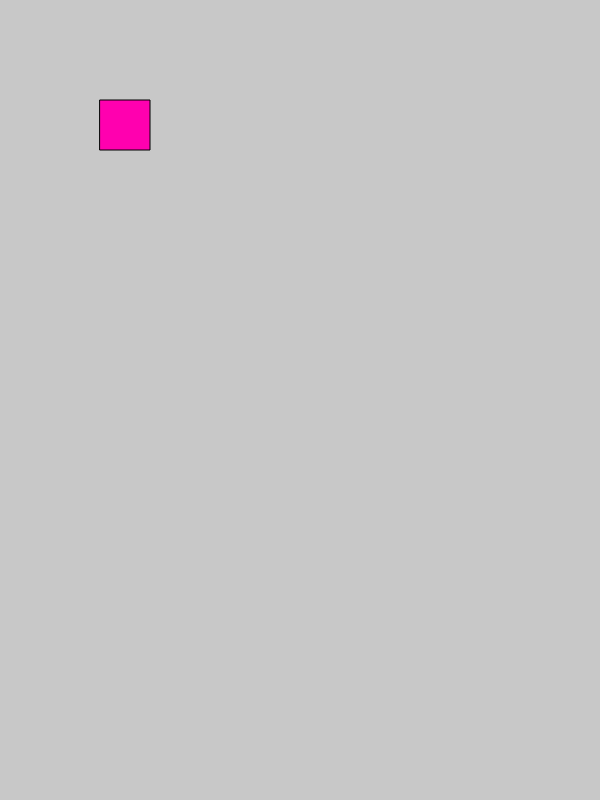
Frame 1 (no input)
Frame 60 (no input): identical to frame 1, image omitted
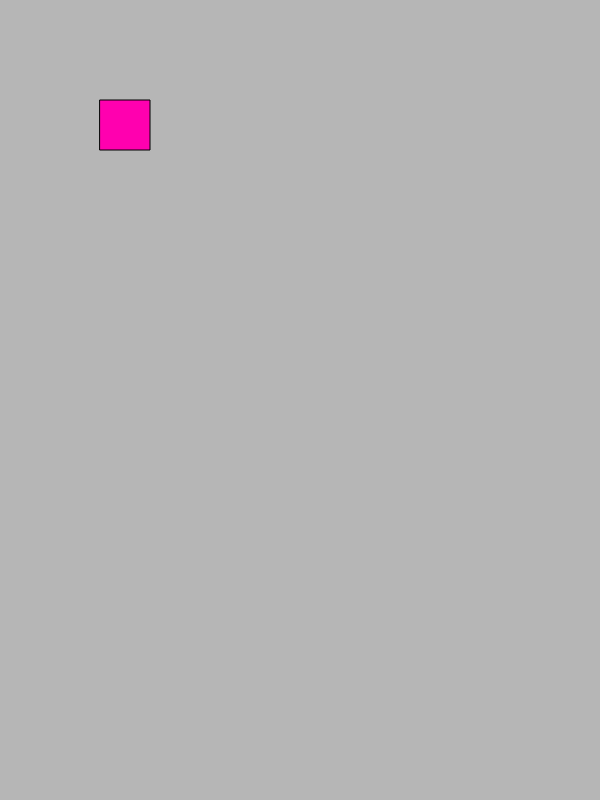
Frame 120 (the mouse pressed at the canvas centre since frame 60)

The p5.js sketch that drew these frames (run headless with seeded random() and noise() and a simulated clock; from frame 60 on, the mouse is pressed at the canvas centre):

// p5.js sketch
// ── sketch.js
var bgcolor;
var button;

function setup() {
  canvas = createCanvas(600, 800);
  bgcolor = color(200);
  button = createButton("go go go");
  button.mousePressed(changeColor);
  
}

function changeColor() {
  bgcolor = color(random(255));
}

function mousePressed() {
  changeColor();
}

function draw() {
  background(bgcolor);
  fill(255, 0, 175);
  rect(100, 100, 50, 50);
}
